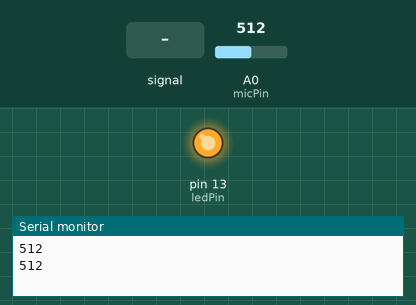
Recording of a sketch running on a simulated Arduino Uno, built with avr-gcc and run on an emulated ATmega328P. Shown: output pins drawn as LEDs (lit = HIGH), the last lines printed to the serial monitor. The inputs (shaded band) are chosen by the test bench; at power-on: A0 (micPin) = 512.

Above: at 1.8 s.
1.9 s: A0 (micPin) set to 483
At 2.9 s:
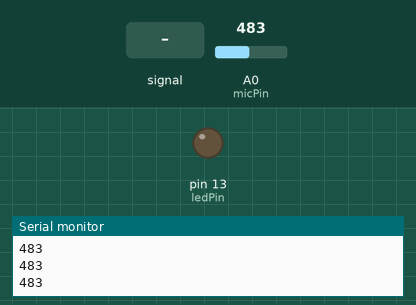
3.5 s: A0 (micPin) fed a 200 Hz sine of ±81 counts around its level
At 4.3 s:
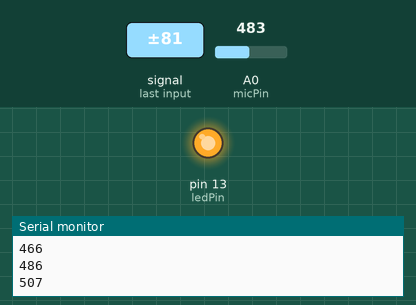
7.6 s: A0 (micPin) set to 306
At 9.3 s:
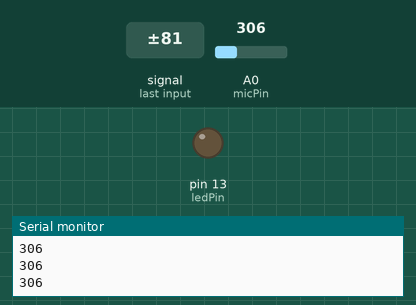
10.0 s: A0 (micPin) set to 510
At 10.5 s:
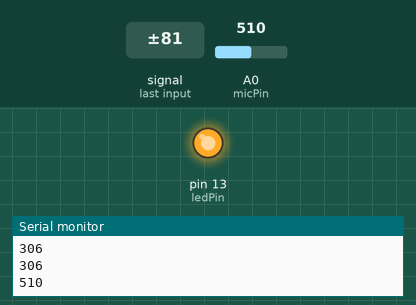
Timing chart, 0 to 13.0 s (numbered marks = the images above; inputs shaded):
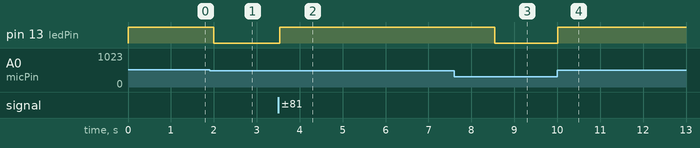

Measured:
- the behaviour switches between 501 and 500 on A0 (micPin) (found by bisection; images 0 and 1)
- after the input at 1.9 s, pin 13 (ledPin): HIGH → LOW after 0.10 s
- after the input at 3.5 s, pin 13 (ledPin): LOW → HIGH at once
- after the input at 7.6 s, pin 13 (ledPin): HIGH → LOW after 0.94 s
- after the input at 10.0 s, pin 13 (ledPin): LOW → HIGH at once

The sketch:

clappingswitch.ino
```cpp
const int micPin = A0;
const int ledPin = 13;
int threshold = 500;
void setup() {
  pinMode(ledPin, OUTPUT);
  Serial.begin(9600);
}
void loop() {
  int sensorValue = analogRead(micPin);
  Serial.println(sensorValue);
  if (sensorValue > threshold) {
    digitalWrite(ledPin, HIGH);
    delay(1000);
    digitalWrite(ledPin, LOW);
  }
}
```
